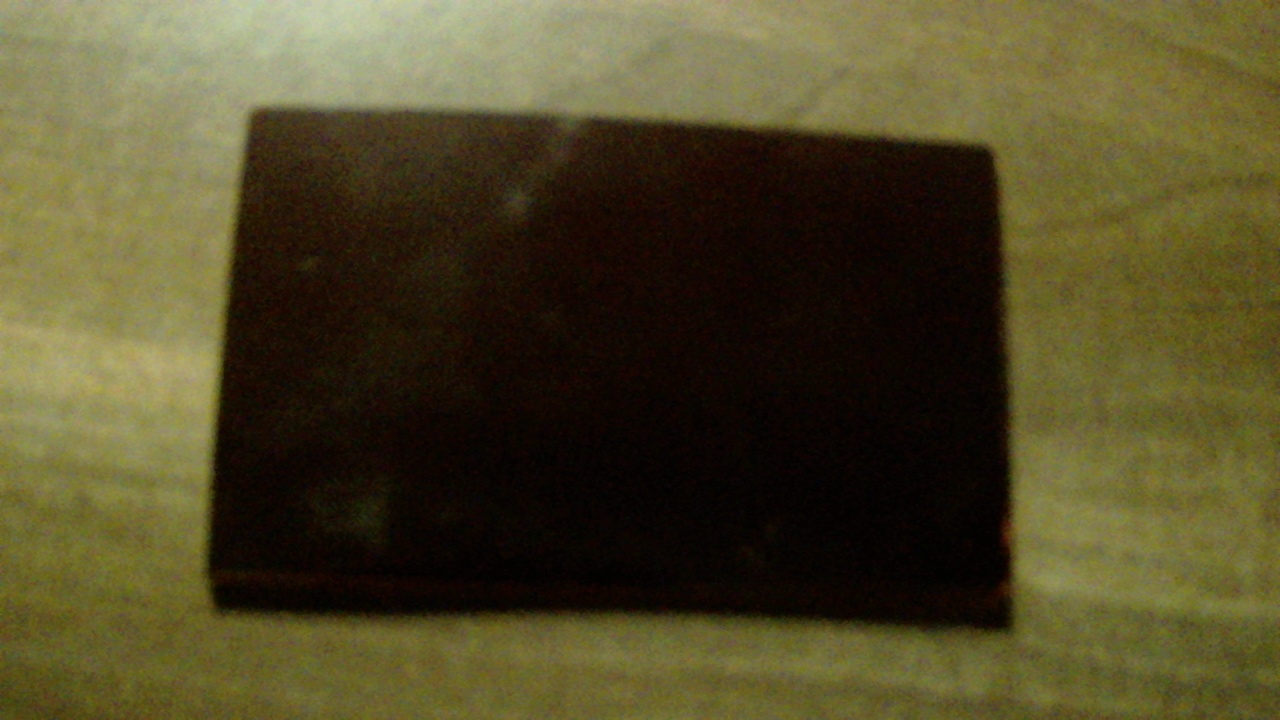
#> input picture plank_test.jpg, 1280 x 720 px, found by its file name
$ jupyter execute 'Karitho(v2).ipynb'
#> lines starting #> are read from the running program, lines starting #| are printed output that depends on the picture; after the words box and inside, x2 and y2 are one past the last pixel; in counts of white or black regions, pixels touching at a corner belong together
# Multi-Object Measurement Notebook
Detects and measures **multiple objects** in one image — including **rotated rectangles and squares** — and overlays dimensions in real-world units.

[cell 1]
import cv2
import numpy as np
import matplotlib.pyplot as plt
import requests

## Scale Calibration
Set the known reference: how many pixels correspond to a known real-world length.

[cell 2]
# Known scale: 10 cm = 535 pixels  (update for your setup)
PIXELS_PER_10CM = 535
CM_PER_PIXEL = 10.0 / PIXELS_PER_10CM
CM2_PER_PIXEL2 = CM_PER_PIXEL ** 2

print(f"Scale: 1 pixel = {CM_PER_PIXEL:.5f} cm")

## Load Image

[cell 3]
image_url = "https://raw.githubusercontent.com/ChiriKamau/notebooks/main/plank_test.jpg"

response = requests.get(image_url)
image_array = np.array(bytearray(response.content), dtype=np.uint8)
image = cv2.imdecode(image_array, cv2.IMREAD_COLOR)
#> image is the input picture: shape (720, 1280, 3); mean B, G, R 40.5, 73.4, 80.9
image_rgb = cv2.cvtColor(image, cv2.COLOR_BGR2RGB)

plt.figure(figsize=(8, 8))
plt.imshow(image_rgb)
plt.title("Original Image")
plt.axis("off")
plt.show()

## Preprocessing & Segmentation

[cell 4]
gray = cv2.cvtColor(image, cv2.COLOR_BGR2GRAY)
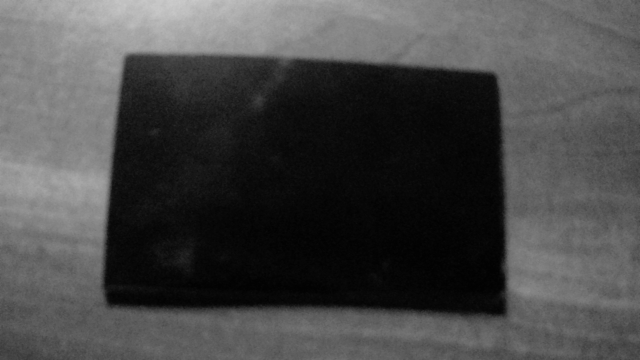
#> gray: shape (720, 1280) (shown at 1/2 size); min 0, max 204, mean 71.9
blur = cv2.GaussianBlur(gray, (7, 7), 0)

# Otsu threshold
_, binary = cv2.threshold(blur, 0, 255, cv2.THRESH_BINARY + cv2.THRESH_OTSU)
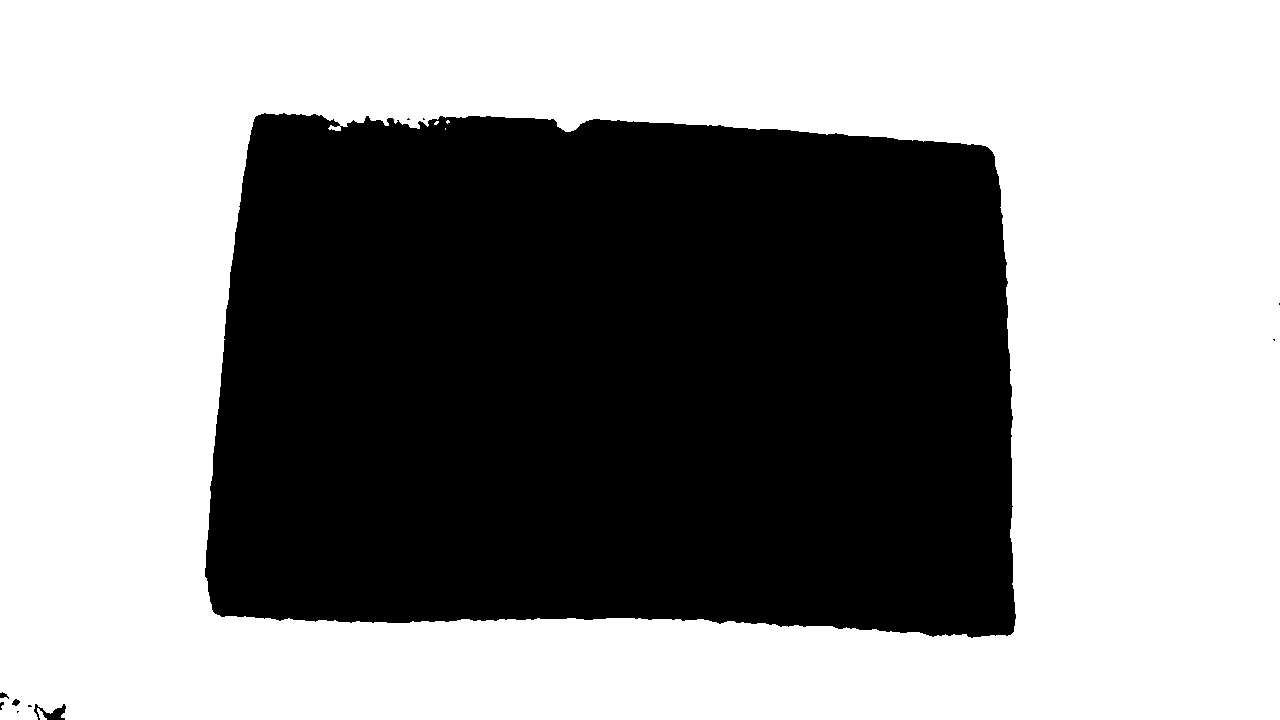
#> binary: shape (720, 1280); 57.7% white; 11 black regions (7 under 20 px), largest, box (x1, y1, x2, y2) and area: (205, 113, 1016, 638) 389864, (34, 704, 66, 720) 247, (12, 699, 20, 706) 36, (0, 692, 9, 699) 35

# Make sure objects are white
if np.mean(binary) > 127:
    binary = cv2.bitwise_not(binary)

# Morphological cleanup
kernel = np.ones((5, 5), np.uint8)
binary = cv2.morphologyEx(binary, cv2.MORPH_CLOSE, kernel)
#> binary: shape (720, 1280); 42.4% white; 7 white regions (3 under 20 px), largest, box (x1, y1, x2, y2) and area: (205, 113, 1016, 638) 390124, (28, 704, 66, 720) 313, (0, 692, 9, 710) 82, (12, 699, 20, 706) 38
binary = cv2.morphologyEx(binary, cv2.MORPH_OPEN, kernel)
#> binary: shape (720, 1280); 42.4% white; 3 white regions

plt.figure(figsize=(7, 7))
plt.imshow(binary, cmap="gray")
plt.title("Cleaned Binary Mask")
plt.axis("off")
plt.show()

## Multi-Object Detection & Measurement

### Key improvements over the original:
- **All objects** above a minimum area threshold are detected, not just the largest one.
- **Oriented (rotated) bounding box** via `cv2.minAreaRect` accurately measures width and height of rotated rectangles/squares, regardless of their angle.
- A shape classifier labels each object as **Square**, **Rectangle**, or **Other** based on the aspect ratio of the oriented box.
- Results are annotated directly on the image.

[cell 5]
# ━━━━━━━━━━━━━━━━━━━━━━━━━━━━━━━━━━━━━━━━━━━━━━━━━━━━
#   TUNABLE PARAMETERS  — adjust these to your image
# ━━━━━━━━━━━━━━━━━━━━━━━━━━━━━━━━━━━━━━━━━━━━━━━━━━━━
MIN_AREA_PX2          = 500   # minimum contour area in pixels² (noise filter)
SQUARE_RATIO_TOLERANCE = 0.10  # if short/long side ≥ 0.90  →  Square

# ── Find & filter contours ─────────────────────────────────────────────
contours, _ = cv2.findContours(binary, cv2.RETR_EXTERNAL, cv2.CHAIN_APPROX_NONE)
#> contours = 3 contours; box (x1, y1, x2, y2) and area: (205, 114, 1016, 637) 388746, (34, 707, 65, 720) 227, (0, 692, 7, 705) 50
contours     = [c for c in contours if cv2.contourArea(c) > MIN_AREA_PX2]
#> contours = 1 contour; box (x1, y1, x2, y2) and area: (205, 114, 1016, 637) 388746

print(f"\n{'━'*40}")
print(f"  Objects detected: {len(contours)}")
#|   Objects detected: 1
print(f"{'━'*40}\n")

# ── Measure every object ───────────────────────────────────────────────
results = []

for idx, contour in enumerate(contours, start=1):

    # Area & Perimeter
    area_px  = cv2.contourArea(contour)
    area_cm2 = area_px * CM2_PER_PIXEL2
    peri_px  = cv2.arcLength(contour, True)
    peri_cm  = peri_px * CM_PER_PIXEL

    # Oriented (rotated) bounding box  →  true W × H for tilted objects
    rect              = cv2.minAreaRect(contour)
    centre, (bw, bh), angle = rect

    # Normalise: always make bw = long side
    if bw < bh:
        bw, bh = bh, bw
        angle  = angle + 90

    width_cm  = bw * CM_PER_PIXEL
    height_cm = bh * CM_PER_PIXEL

    # Shape classification
    ratio = min(bw, bh) / max(bw, bh) if max(bw, bh) > 0 else 1
    if ratio >= (1 - SQUARE_RATIO_TOLERANCE):
        shape = "Square"
    elif ratio >= 0.3:
        shape = "Rectangle"
    else:
        shape = "Other"

    results.append(dict(
        id=idx, shape=shape,
        area_cm2=area_cm2, peri_cm=peri_cm,
        width_cm=width_cm, height_cm=height_cm,
        angle_deg=angle, centre=centre, rect=rect,
    ))
#> this loop made 1 pass
#> (idx, area_px, area_cm2, peri_px, peri_cm, rect, bw, bh) on pass 1: (1, 388746, 135.8, 2644.7, 49.43, ((615.2, 373.3), (508.5, 811), -88.64), 811, 508.5)
#> after the loop, results = 1 item

print("Measurements complete — run the next cell to visualise.")

[cell 6]
# ━━━━━━━━━━━━━━━━━━━━━━━━━━━━━━━━━━━━━━━━━━━━━━━━━━━━
#   VISUALISATION  — annotated output image
# ━━━━━━━━━━━━━━━━━━━━━━━━━━━━━━━━━━━━━━━━━━━━━━━━━━━━

# Colour palette per shape
COLOURS = {
    "Square"    : (  0, 220, 255),   # cyan
    "Rectangle" : (255, 100,   0),   # orange
    "Other"     : (180,   0, 255),   # purple
}
TEXT_COLOUR  = (255, 255,  60)       # bright yellow
BOX_THICK    = 3
FONT_SCALE   = 1.2                   # ← bigger text
FONT_THICK   = 2
LINE_GAP     = 42                    # pixels between annotation lines

output = image_rgb.copy()

for r in results:
    contour = contours[r["id"] - 1]
    colour  = COLOURS.get(r["shape"], (200, 200, 200))
    rect    = r["rect"]
    cx, cy  = int(r["centre"][0]), int(r["centre"][1])

    # Semi-transparent object fill
    overlay = output.copy()
    cv2.drawContours(overlay, [contour], -1, colour, -1)
    output  = cv2.addWeighted(overlay, 0.20, output, 0.80, 0)

    # Oriented bounding box
    box_pts = cv2.boxPoints(rect).astype(np.int32)
    cv2.drawContours(output, [box_pts], -1, colour, BOX_THICK)

    # Object ID badge (filled circle)
    badge_radius = 22
    cv2.circle(output, (cx, cy), badge_radius, colour, -1)
    cv2.circle(output, (cx, cy), badge_radius, (255,255,255), 2)
    id_txt = str(r["id"])
    (tw, th), _ = cv2.getTextSize(id_txt, cv2.FONT_HERSHEY_DUPLEX, 0.8, 2)
    cv2.putText(output, id_txt,
                (cx - tw//2, cy + th//2),
                cv2.FONT_HERSHEY_DUPLEX, 0.8, (20, 20, 20), 2, cv2.LINE_AA)

    # Annotation lines (top-right of object)
    ax = cx + badge_radius + 10
    ay = cy - LINE_GAP

    lines = [
        f"#{r['id']}  {r['shape']}",
        f"{r['width_cm']:.1f} x {r['height_cm']:.1f} cm",
        f"Area: {r['area_cm2']:.1f} cm²",
        f"Angle: {r['angle_deg']:.1f}°",
    ]

    for i, line in enumerate(lines):
        # Shadow
        cv2.putText(output, line,
                    (ax + 2, ay + i * LINE_GAP + 2),
                    cv2.FONT_HERSHEY_SIMPLEX, FONT_SCALE,
                    (0, 0, 0), FONT_THICK + 2, cv2.LINE_AA)
        # Main text
        cv2.putText(output, line,
                    (ax, ay + i * LINE_GAP),
                    cv2.FONT_HERSHEY_SIMPLEX, FONT_SCALE,
                    TEXT_COLOUR, FONT_THICK, cv2.LINE_AA)
#> this loop made 1 pass
#> (colour, rect, cx, cy, box_pts, badge_radius, id_txt, tw) on pass 1: ((255, 100, 0), ((615.2, 373.3), (508.5, 811), -88.64), 615, 373, [[1014, 637], [203, 617], [215, 109], [1026, 128]], 22, '1', 18)
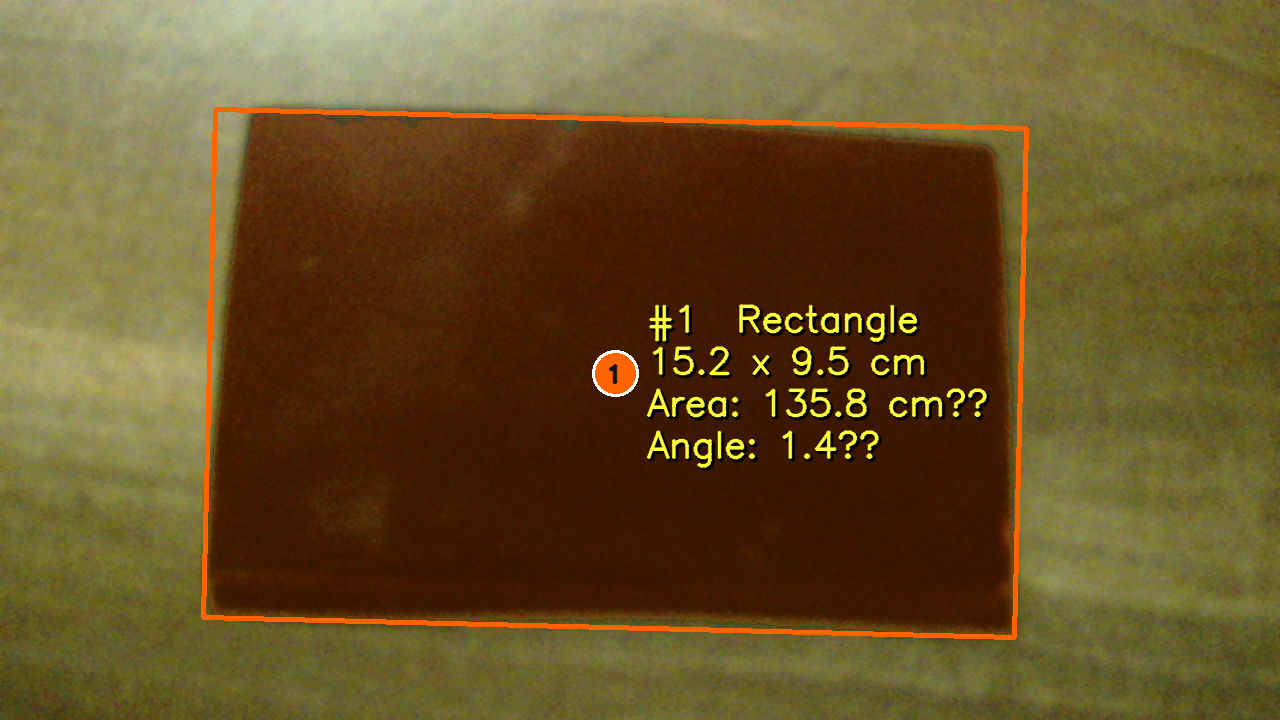
#> output: shape (720, 1280, 3); mean R, G, B 104.3, 82.9, 40
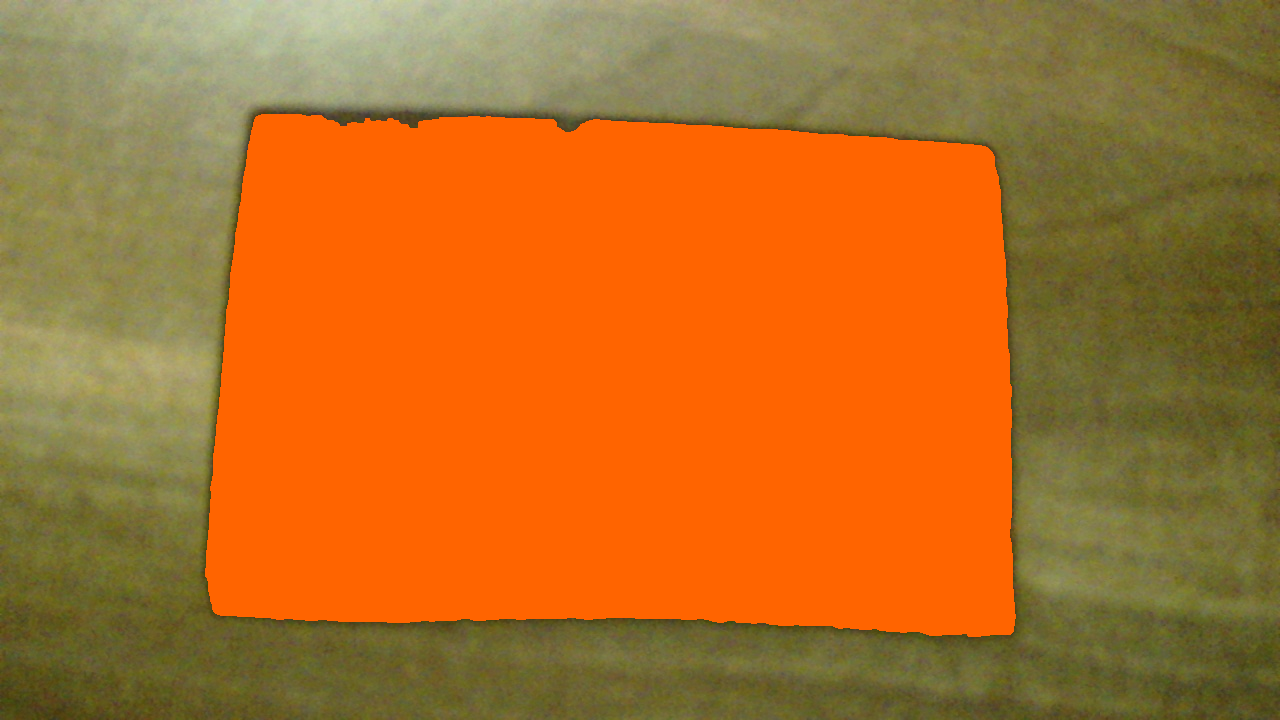
#> overlay: shape (720, 1280, 3); mean R, G, B 179.5, 110.5, 38.5

# ── Show ───────────────────────────────────────────────────────────────
fig, ax = plt.subplots(figsize=(16, 16))
ax.imshow(output)
ax.set_title(
    f"Detected {len(results)} object(s)  ·  Oriented Bounding Boxes",
    fontsize=18, fontweight="bold", pad=14
)
ax.axis("off")
plt.tight_layout()
plt.show()

## Summary Table

[cell 7]
print(f"{'ID':<4} {'Shape':<12} {'Width(cm)':<12} {'Height(cm)':<12} "
      f"{'Area(cm2)':<12} {'Perim(cm)':<12} {'Angle(deg)':<12}")
print("-" * 76)
for r in results:
    print(f"{r['id']:<4} {r['shape']:<12} {r['width_cm']:<12.2f} {r['height_cm']:<12.2f} "
          f"{r['area_cm2']:<12.2f} {r['peri_cm']:<12.2f} {r['angle_deg']:<12.1f}")
#> this loop made 1 pass
#| 1    Rectangle    15.16        9.50         135.82       49.43        1.4

$ run again, with capture2.jpg copied over plank_test.jpg
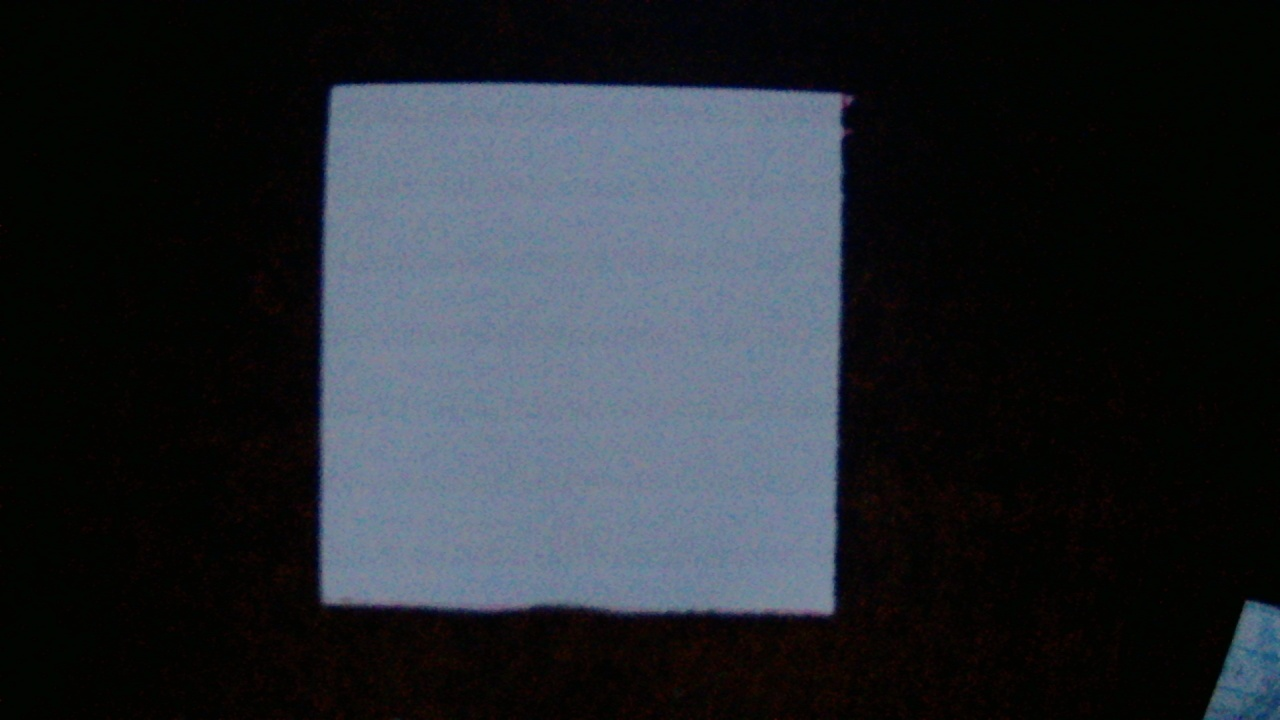
#> input picture capture2.jpg, 1280 x 720 px, found by its file name
#> image is the input picture: shape (720, 1280, 3); mean B, G, R 46.9, 41.1, 36.9
#> `_, binary = cv2.threshold(blur, 0, 255, cv2.THRESH_BINARY + cv2.THRESH..`:
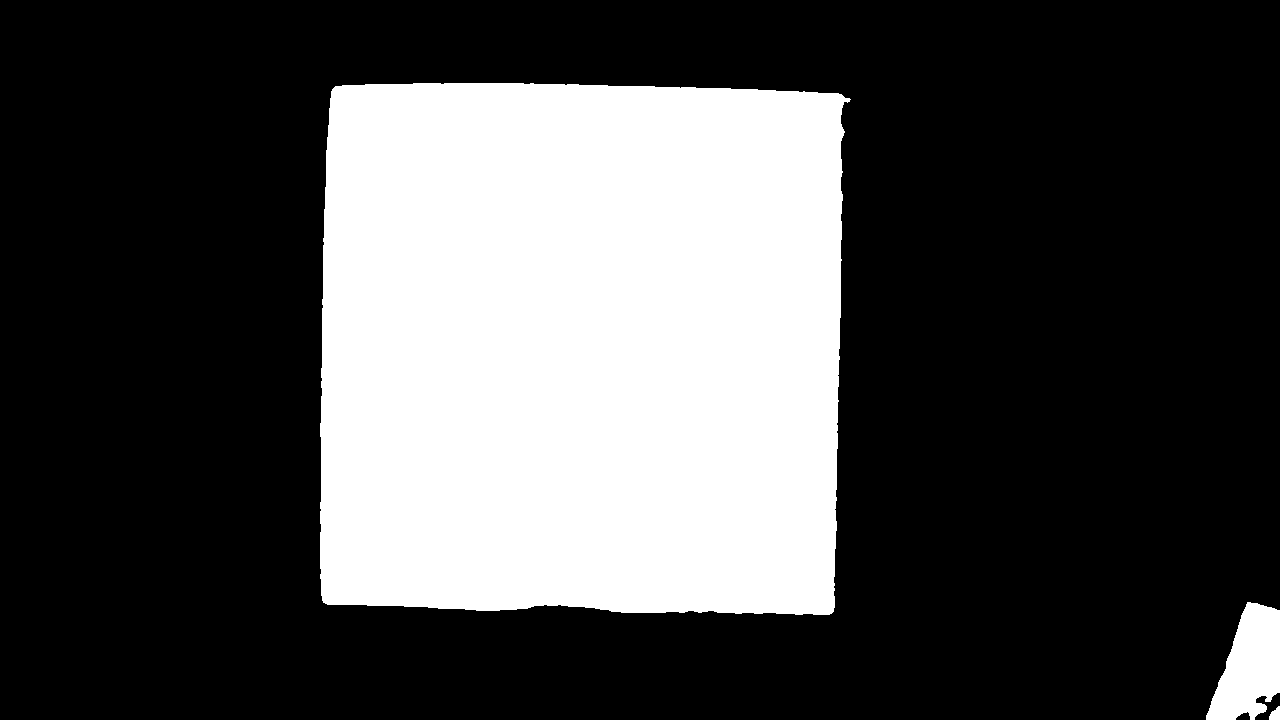
#> binary: shape (720, 1280); 30% white; 3 white regions, box (x1, y1, x2, y2) and area: (320, 83, 851, 615) 270431, (1206, 602, 1280, 720) 5691, (1269, 706, 1280, 720) 109
#> `contours, _ = cv2.findContours(binary, cv2.RETR_EXTERNAL, cv2.CHAIN_AP..`: contours = 3 contours; box (x1, y1, x2, y2) and area: (320, 83, 848, 615) 269408, (1206, 603, 1280, 720) 5536, (1269, 707, 1280, 720) 92
#> `contours     = [c for c in contours if cv2.contourArea(c) > MIN_AREA_P..`: contours = 2 contours; box (x1, y1, x2, y2) and area: (320, 83, 848, 615) 269408, (1206, 603, 1280, 720) 5536
#|   Objects detected: 2
#> the loop `for idx, contour in enumerate(contours, start=1):` made 2 passes
#> (idx, area_px, area_cm2, peri_px, peri_cm, centre, bw, bh) on pass 2: (2, 269408, 94.12, 2101.2, 39.28, (580.4, 348.4), 528.4, 520.3)
#> after the loop `for idx, contour in enumerate(contours, start=1):`: results = 2 items
#> the loop `for r in results:` made 2 passes
#> (colour, rect, cx, cy, box_pts, badge_radius, id_txt, tw) on passes 1 to 2: ((255, 100, 0), ((1254.7, 668.6), (127.2, 61.3), -70.71), 1254, 668, [[1262, 738], [1204, 718], [1246, 598], [1304, 618]], 22, '1', 18), ((0, 220, 255), ((580.4, 348.4), (528.4, 520.3), -88.53), 580, 348, [[833, 619], [313, 605], [327, 77], [847, 90]], 22, '2', 18)
#> after the loop `for r in results:`:
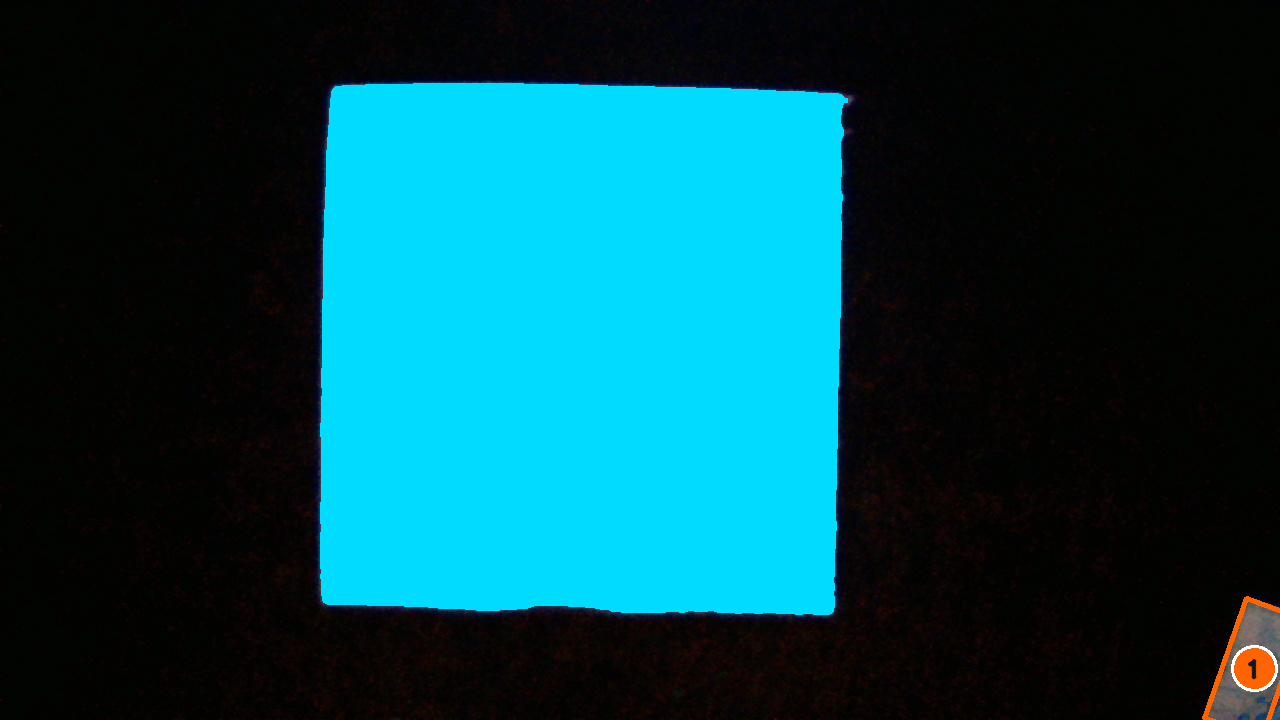
#> overlay: shape (720, 1280, 3); mean R, G, B 4.3, 68.1, 77.5
#> the loop `for r in results:` made 2 passes
#| 1    Rectangle    2.38         1.15         1.93         7.11         -70.7
#| 2    Square       9.88         9.73         94.12        39.28        -88.5
